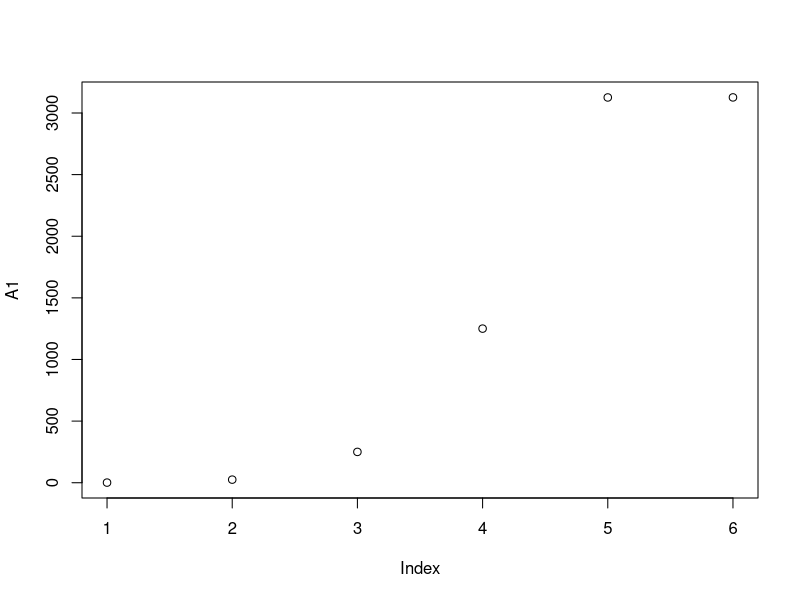
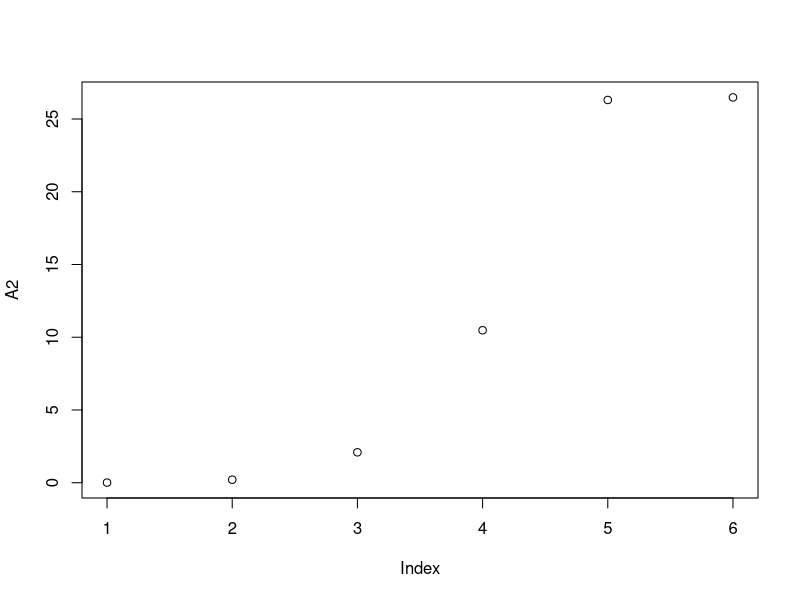
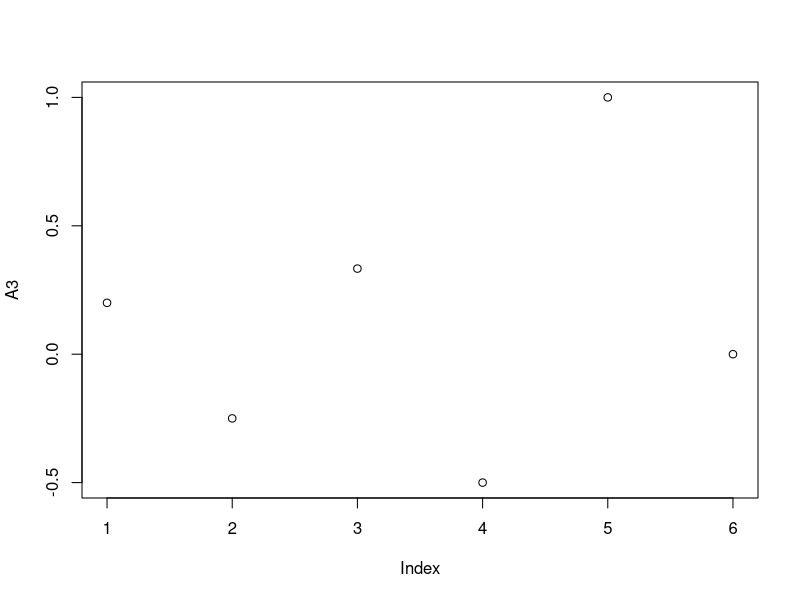

The R script that drew these images, in order:
## ---- chunk 1
knitr::opts_chunk$set(echo = TRUE)
## ---- chunk 2
library(pracma)
c = -5
f <- function(x) {1/(1-x)} 
A1 <- taylor(f, x0=c, 5)
A1
plot(A1)
## ---- chunk 3

c = -5
f <- function(x) {exp(x)} 
A2 <- taylor(f, x0=c, 5)
A2
plot(A2)
## ---- chunk 4

c = 0
f <- function(x) {log(1+x)} 
A3 <- taylor(f, x0=c, 5)
A3
plot(A3)
